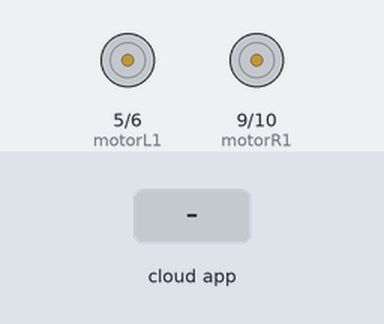
Bench run of a sketch on a simulated Arduino Uno, built with avr-gcc and run on an emulated ATmega328P. Shown: motor-driver pin pairs drawn as motors (green arrow = first pin HIGH = forward, orange = second pin HIGH = backward, longer = more drive). Inputs (shaded band) come from the test bench. The ROS host is connected and sends only what is stated.

Above: at 1.2 s.
1.3 s: the phone or cloud app sets speedL to 45
At 2.5 s:
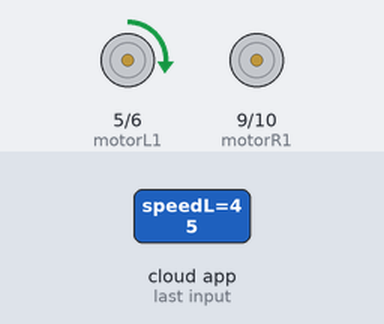
2.8 s: the phone or cloud app sets speedR to 45
At 3.6 s:
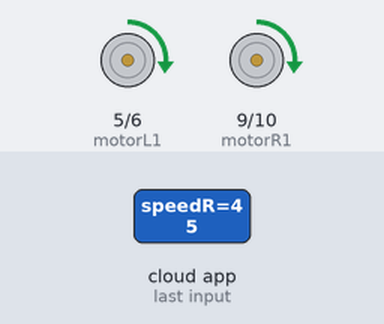
4.3 s: the phone or cloud app sets speedL to 0
At 4.8 s:
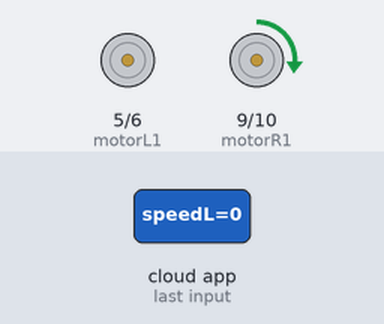
5.8 s: the phone or cloud app sets speedR to 90
At 7.0 s:
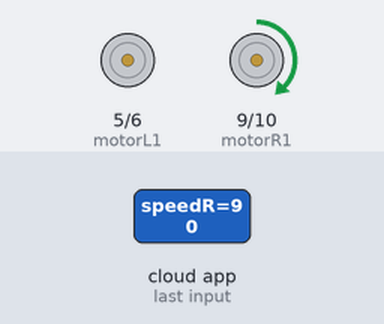
7.3 s: the phone or cloud app sets speedL to 90
At 8.2 s:
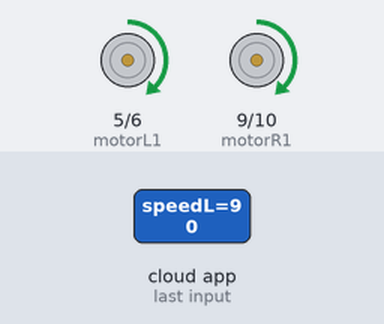
8.8 s: the phone or cloud app sets speedR to 0
At 9.4 s:
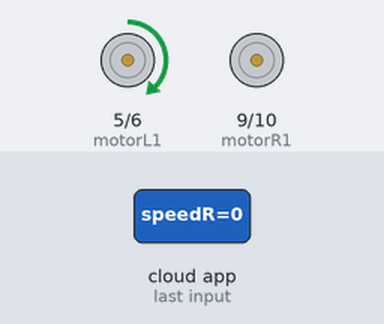
Timing chart, 0 to 11.3 s (numbered marks = the images above; inputs shaded):
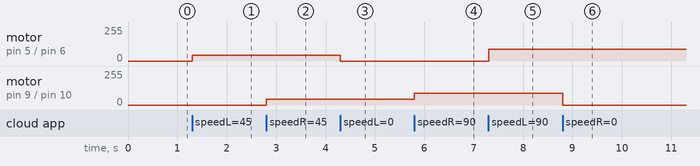

Measured:
- after the input at 1.3 s, motor on pin 5 (motorL1) / pin 6 (motorL2): stopped → forward 45/255 at once
- after the input at 2.8 s, motor on pin 9 (motorR1) / pin 10 (motorR2): stopped → forward 45/255 at once
- after the input at 4.3 s, motor on pin 5 (motorL1) / pin 6 (motorL2): forward 45/255 → stopped at once
- after the input at 5.8 s, motor on pin 9 (motorR1) / pin 10 (motorR2): forward 45/255 → forward 90/255 at once
- after the input at 7.3 s, motor on pin 5 (motorL1) / pin 6 (motorL2): stopped → forward 90/255 at once
- after the input at 8.8 s, motor on pin 9 (motorR1) / pin 10 (motorR2): forward 90/255 → stopped at once

The sketch:

motores_ros.ino
```cpp
#include <ros.h>
#include <std_msgs/Int16.h>

#define motorL1 5
#define motorL2 6
#define motorR1 9
#define motorR2 10

ros::NodeHandle node;

void callbackL(const std_msgs::Int16 &msgL) {
  if(msgL.data >= 0) {
    analogWrite(motorL1, msgL.data);
    digitalWrite(motorL2, 0);
  }
  else {
    analogWrite(motorL2, -msgL.data);
    digitalWrite(motorL1, 0);
  }
}

void callbackR(const std_msgs::Int16 &msgR) {
  if(msgR.data >= 0) {
    analogWrite(motorR1, msgR.data);
    digitalWrite(motorR2, 0);
  }
  else {
    analogWrite(motorR2, -msgR.data);
    digitalWrite(motorR1, 0);
  }
}

ros::Subscriber<std_msgs::Int16> subL("mega_blue_bot/speedL", &callbackL);
ros::Subscriber<std_msgs::Int16> subR("mega_blue_bot/speedR", &callbackR);

void setup() {
  pinMode(motorL1, OUTPUT);
  pinMode(motorL2, OUTPUT);
  pinMode(motorR1, OUTPUT);
  pinMode(motorR2, OUTPUT);
  node.initNode();
  node.subscribe(subL);
  node.subscribe(subR);
}

void loop() {
  node.spinOnce();
}
```
